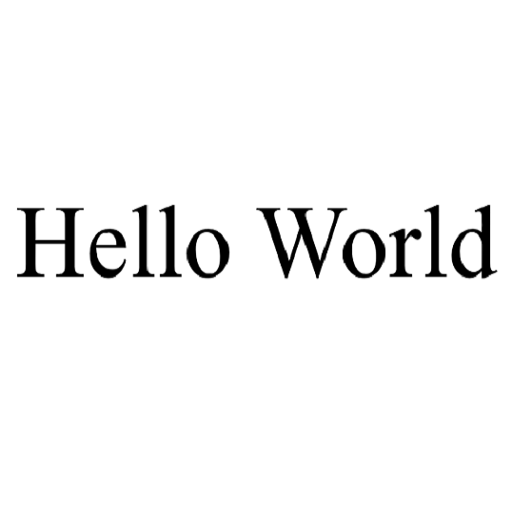
#> input picture data/watermark.png, 512 x 512 px
$ jupyter execute --allow-errors 5.operation-3.ipynb   (shell and % lines are left out)
#> lines starting #> are read from the running program, lines starting #| are printed output that depends on the picture; after the words box and inside, x2 and y2 are one past the last pixel; in counts of white or black regions, pixels touching at a corner belong together
## OpenCV位元平面分解
1. 位元平面分解
2. 影像加密與解密
3. 影像局部打碼及解碼
4. 影像浮水印

[cell 1]
import matplotlib.pyplot as plt
import numpy as np
import sys
import cv2

[cell 2]
print('openCV version:', cv2.__version__)
print('python version:', sys.version)

## 影像位元平面

在8bit位元深度的影像中，每個像素值都可以表示為:

$value = a_7 \times 2^7 + a_6 \times 2^6 + a_5 \times 2^5 + a_4 \times 2^4 + a_3 \times 2^3 + a_2 \times 2^2 + a_1 \times 2^1 + a_0 \times 2^0$

可以看出$a_7$對整個值的影響最大，$a_0$的影響則最小，將$a_i \times 2^i$值獨立取出製作出來的圖就稱為位元平面分解。

舉例來說，一張灰階圖有四個pixels，其十進位數值如下:

$
\begin{array}{|c|c|}
\hline
150 & 64 \\
\hline
141 & 210 \\
\hline
\end{array}
$

將其轉為二進位值:

$
\begin{array}{|c|c|}
\hline
10010110 & 01000000 \\
\hline
10001101 & 11010010 \\
\hline
\end{array}
$

轉為8個位元平面:

第一階　第二階　第三階　第四階　第五階　　第六階　第七階　　第八階

$
\begin{array}{|c|c|}
\hline
0 & 0 \\
\hline
1 & 0 \\
\hline
\end{array}
\begin{array}{|c|c|}
\hline
2 & 0 \\
\hline
0 & 2 \\
\hline
\end{array}
\begin{array}{|c|c|}
\hline
4 & 0 \\
\hline
4 & 0 \\
\hline
\end{array}
\begin{array}{|c|c|}
\hline
0 & 0 \\
\hline
8 & 0 \\
\hline
\end{array}
\begin{array}{|c|c|}
\hline
16 & 0 \\
\hline
0 & 16 \\
\hline
\end{array}
\begin{array}{|c|c|}
\hline
0 & 0 \\
\hline
0 & 0 \\
\hline
\end{array}
\begin{array}{|c|c|}
\hline
0 & 64 \\
\hline
0 & 64 \\
\hline
\end{array}
\begin{array}{|c|c|}
\hline
128 & 0 \\
\hline
128 & 128 \\
\hline
\end{array}
$

將每個圖分別畫出就可以查看該階位元平面的圖片了，而在畫出圖片的時候，會習慣將非0的數字以255取代，增加圖片的辨識度，若要進行彩色圖片的位元平面分解，要進行三個通道的位元平面分解，最後再將各通道的平面合成為一個三通道位元平面。

[cell 3]
# 以灰階lenna圖做範例
img_BGR_lenna = cv2.imread('data/Lenna.png')
#> (the rest of this cell did not finish here and is left out)

#> (a cell that did not finish here is left out)

>由前面的分解方式我們可以知道，將所有位元平面所有值對應相加後就會相等於原圖，但是可以發現，越高階的位元平面越可以看出整張圖的樣子。

## 影像加密與解密

透過逐位元xor運算可以實現影像透過金鑰進行加密的功能，先看看逐位元xor的特性。

兩值相等為0，兩值相異為1(pic1為原始影像，key為加密金鑰，pic2為加密影像)。

|  pic1  |  key  |  pic2  |      rule      |
| ------ | ----- | ------ | -------------- |
|    0   |   0   |    0   |  xor(0, 0) = 0 |
|    0   |   1   |    1   |  xor(0, 1) = 1 |
|    1   |   0   |    1   |  xor(1, 0) = 1 |
|    1   |   1   |    0   |  xor(1, 1) = 0 |

如果pic2對key做逐位元xor運算，可以得到pic1，實現解密過程。

|  pic2  |  key  |  pic1  |      rule      |
| ------ | ----- | ------ | -------------- |
|    0   |   0   |    0   |  xor(0, 0) = 0 |
|    1   |   1   |    0   |  xor(1, 1) = 0 |
|    1   |   0   |    1   |  xor(1, 0) = 1 |
|    0   |   1   |    1   |  xor(0, 1) = 1 |

以上可以發現pic1對key做逐位元xor運算可以得到pic2，pic2對key做逐位元xor運算可以得到pic1，實現金鑰的加解密。

傳送者與接收者可以協議一張加密金鑰的圖片，其可以是亂數生成的圖片，也可以是真實有意義的圖片。

#> (a cell that did not finish here is left out)

#> (a cell that did not finish here is left out)

>要切記，不能將加密圖與解密圖同時流出，因為由加密圖及解密圖可以計算出加密金鑰，日後有心人士就可以透過計算來的金鑰來破解所有加密影像。

|  pic1  |  pic2  |  key  |      rule      |
| ------ | ------ | ----- | -------------- |
|    0   |    0   |   0   |  xor(0, 0) = 0 |
|    0   |    1   |   1   |  xor(0, 1) = 1 |
|    1   |    1   |   0   |  xor(1, 1) = 0 |
|    1   |    0   |   1   |  xor(1, 0) = 1 |

#> (a cell that did not finish here is left out)

## 影像局部打碼及解碼

透過上述的加密方式對局部區域進行逐位元xor運算即可實現局部打碼及解碼功能。

#> (a cell that did not finish here is left out)

## 影像浮水印

在位元平面分解時，我們知道第0階的位元平面對圖片的影響最小，可以修改此位元平面，將隱藏資訊或是圖片嵌入其中，卻不易從圖片中發現，而遷入的圖片只能是二值化的圖片(圖片中的像素值為0或255)，因為位元平面為二進位值所拆解出來的平面，其值僅有0或1，所以只能嵌入二值化影像。

[cell 9]
img_BGR_watermark_ori = cv2.imread('data/watermark.png')
#> img_BGR_watermark_ori is the input picture: shape (512, 512, 3); min 0, max 255, mean 245.8
# 複製一個watermark
img_BGR_watermark = img_BGR_watermark_ori.copy()

# 此浮水印並非2值化圖片，我們以127為界線，大於127改為1，小於等於127改為0，改為1的原因是方便嵌入(因為要嵌入二進位值的最後一位)
# 後續會介紹threshold方法處理二值化計算
img_BGR_watermark[img_BGR_watermark[:, :, :] <= 127] = 0
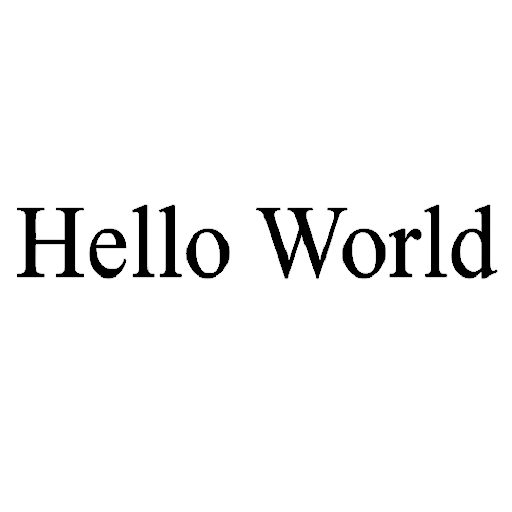
#> img_BGR_watermark: shape (512, 512, 3); 1.24% of pixels changed, all inside (x1, y1, x2, y2) = (17, 205, 497, 278)
img_BGR_watermark[img_BGR_watermark[:, :, :] > 127] = 1
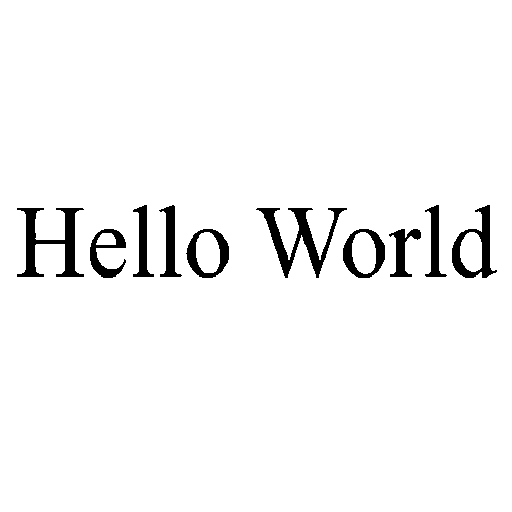
#> img_BGR_watermark: shape (512, 512, 3); values 0 (black) and 1 (white), 96.4% white; 10 black regions, largest, box (x1, y1, x2, y2) and area: (256, 208, 347, 278) 1759, (17, 208, 84, 277) 1687, (452, 205, 497, 278) 1135

# 創造一個全是254的矩陣，因為254的二進位值為11111110，最後一位由浮水印決定
#> (the rest of this cell did not finish here and is left out)
